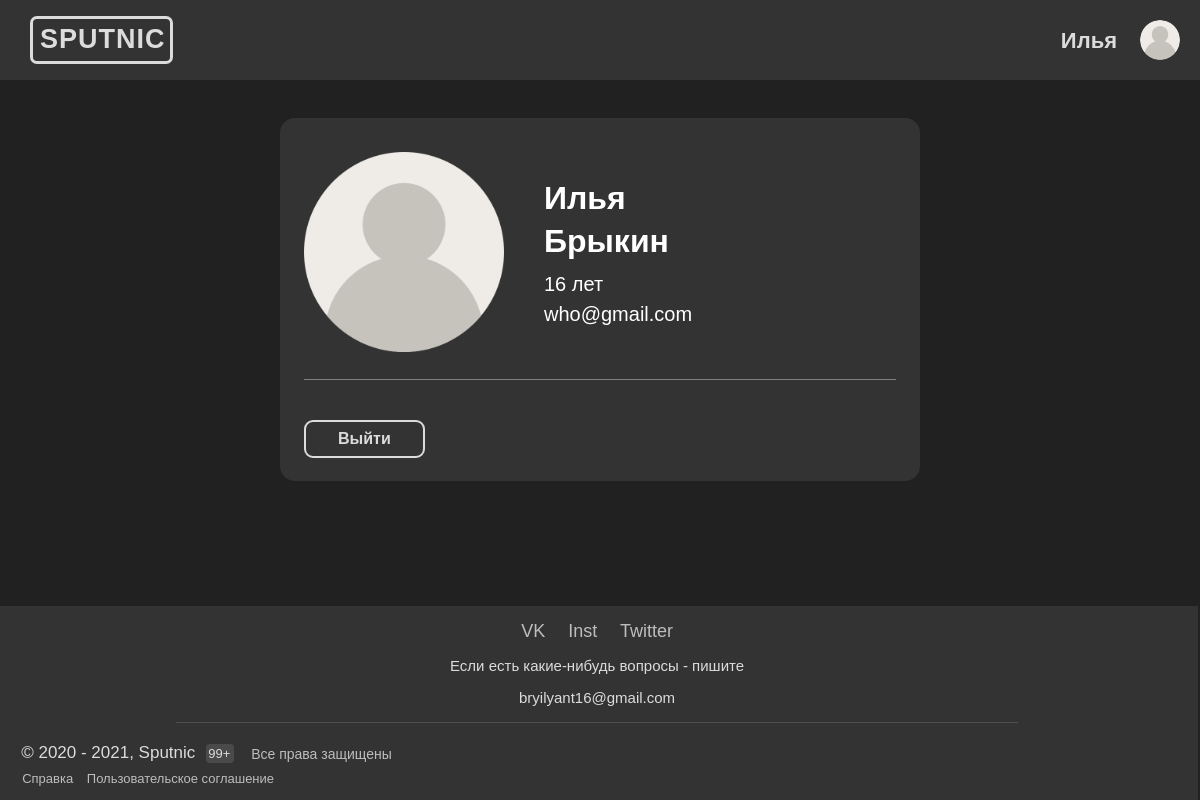
Screenshot of /profile (signed in) with the database file from the repository.
### data/users.py (models this page shows, shortened)
class User(SqlAlchemyBase, UserMixin):
    __tablename__ = 'users'
    id = sqlalchemy.Column(sqlalchemy.Integer, primary_key=True, autoincrement=True)
    surname = sqlalchemy.Column(sqlalchemy.String, nullable=True)
    name = sqlalchemy.Column(sqlalchemy.String, nullable=True)
    age = sqlalchemy.Column(sqlalchemy.Integer, nullable=True)
    email = sqlalchemy.Column(sqlalchemy.String, nullable=True, unique=True)
    password = sqlalchemy.Column(sqlalchemy.String, nullable=True)
    news = orm.relation("News", back_populates='user')
    arts = orm.relation("Arts", back_populates='user')

### main.py (the view)
@app.route("/profile")
def profile():
    return render_template("profile.html", title='Профиль - Sputnic')

### data/db_session.py (called while the page is built)
def create_session() -> Session:
    global __factory
    return __factory()

### main.py (called while the page is built)
@login_manager.user_loader
def load_user(user_id):
    db_sess = db_session.create_session()
    return db_sess.query(User).get(user_id)

### templates/profile.html
{% extends "base.html" %}
{% block content %}
	<div style="width: 50%; margin-left: 23%; margin-top: 10%; background-color: #333333; border-radius: 15px; padding: 2%; margin-bottom: 10.5%;">
		<div style="display: flex; border-bottom: 1.5px solid grey; padding-bottom: 20px; margin-bottom: -60px;">
			<img width="200px" height="200px" src="../static/img/user.png" style="float: left; margin-top: 10px;">
			<ul style="list-style: none; color: white; float: left;">
				{% if current_user.is_authenticated %}
					<li style="margin-bottom: -15px;"><h1>{{ current_user.name }}</h1></li>
					<li style="margin-bottom: -8px;"><h1>{{ current_user.surname }}</h1></li>
					<li style="margin-bottom: -10px;"><h2 style="font-weight: normal; font-size: 20px;">{{ current_user.age }} лет</h2></li>
					<li><h2 style="font-weight: normal; font-size: 20px;">{{ current_user.email }}</h2></li>
            	{% else %}
                    <li><h2>Анонимный профиль</h2></li>
            	{% endif %}
			</ul>
		</div>
		<div style="display: flex; align-items: flex-end; margin-top: 100px;">
			{% if current_user.is_authenticated %}
				<a class="sp-buttons" href="/logout">Выйти</a>
            {% else %}
	            <a class="sp-buttons" href="/register">Зарегестрироваться</a>
		        <a class="sp-buttons" href="/login" style="margin-left: 20px;">Войти</a>
            {% endif %}
		</div>
	</div>
{% endblock %}

### templates/base.html (shortened to what this page needs)
<!DOCTYPE html>
<html>
<head>
	<link rel="stylesheet" type="text/css" href="../static/css/all_css.css">
</head>
<body>
	<div class="conteiner">
	<header class="header">
		<h2 id="head_text">SPUTNIC</h2>
		{% if current_user.is_authenticated %}
             <a class="" href="/profile" id="name-link" style="position: absolute; right: 48px; top: 28px; font-size: 18px; font-weight: bold;">{{ current_user.name }} {{current_user.surname}}</a>
        {% endif %}
	</header>
   <header id="head_main">
            <div id="head_main_name">
            <h2>
               <a href="/" id="name-link"><p id="main-name">SPUTNIC</p></a>
            </h2>
            </div>
		    {% if current_user.is_authenticated %}
                    <a class="" href="/profile" id="name-link" style="position: absolute; right: 83px; top: 28px; font-size: 22px; font-weight: bold;">{{ current_user.name }}</a>
            {% else %}
                    <a class="sp-buttons" href="/login" style="position: absolute; right: 83px; top: 21px;">Войти</a>
            {% endif %}
            <div id="profile-main-div">
			 <a href="/profile"><img src="../static/img/user.png" id="profile-main-png" width="40px" height="40px"></a>
		    </div>
    </header>
    {% block content %}{% endblock %}
    <div id="footer">
	   	<div id="wides">
	   		<a href="https://vk.com/whtdoumean0_o" id="vk">VK</a> <a href="https://www.instagram.com/ilia_dobronravov/" id="inst">Inst</a> <a href="https://twitter.com/whtdoumean0_o" id="twit">Twitter</a>
	   		<p id="que">Если есть какие-нибудь вопросы - пишите</p>
	   		<div class="tooltip"><a id="post" onclick="copyToClipboard('bryilyant16@gmail.com')" onmouseout="outFunc()"><p id="bry">bryilyant16@gmail.com</p></a></div>
	   	</div>
	   	<div id="copy-text">
	   		<p id="copy">&copy 2020 - 2021, Sputnic</p>
	   		<p id="nn">99+</p>
	   		<p id="all">Все права защищены</p>
	   	</div>
	   	<div id="reference">
	   		<a href="/none" id="ref">Справка</a>
	   		<a href="/none">Пользовательское соглашение</a>
	   	</div>
   </div>
   </div>
</body>
</html>

### static/css/all_css.css (style rules this page uses)
html { height: 100%; }
body { background: #212121; font-family: Arial; }
a { text-decoration: none; }
a:link { color: #DCDCDC }
#head_main { position: absolute; left: 0; top: 0; background: #333333; color: #fff; width: 100%; height: 80px; z-index: 1001; }
#head_main_name { transition: 0.5s; font-size: 18px; border: solid 3px; border-color: #DCDCDC; border-radius: 7px; width: 137px; height: 42px; color: #DCDCDC; letter-spacing: 1px; margin-top: 16px; margin-left: 30px; position: absolute; }
#profile-main-div { width: 40px; height: 40px; position: absolute; right: 0; margin-right: 20px; margin-top: 20px; overflow: hidden; border-radius: 30px; transition: 0.9s; }
#profile-main-png { transition: 0.5s; }
#main-name { position: absolute; margin-left: 7px; margin-top: -17px; }
#name-link:link { color: #DCDCDC }
.header { position: fixed; width: 100%; height: 65px; padding: 30; background-color: #333333; left: 0; top: 0; padding-left: 30px; margin-top: -10px; color: #DCDCDC; z-index: 1000; transition: 0.5s; }
#head_text { margin-top: 23px; text-align: left; }
#footer { width: 101.5%; left: -1%; background-color: #333333; color: #DCDCDC; height: 180px; position: relative; padding-top: 15px; }
#wides { font-size: 18px; margin: 0 auto; width: 70%; height: 86px; text-align: center; border-bottom: solid; border-color: #4f4f4f; border-bottom-width: 1.5px; padding-bottom: 15px; margin-bottom: -55px; }
#wides a:link { color: #bdbdbd }
#wides a { margin-left: 0%; }
#vk { margin-right: 1em; }
#inst { margin-right: 1em; }
#que { font-size: 5px; font-size: 15px; margin-bottom: -0.01px; }
#post { font-size: 15px; cursor: pointer; }
.tooltip p { transition: 0.3s; }
.tooltip { position: relative; display: inline-block; white-space: nowrap; text-align: center; }
#copy-text { text-align: left; margin-left: 25px; margin-top: 75px; }
#copy { font-size: 17px; }
#nn { background-color: #4a4a4a; padding: 2px; width: 24px; margin-left: 185px; margin-top: -35.5px; font-size: 13px; border-radius: 4px; }
#all { color: #bdbdbd; margin-top: -30.5px; margin-left: 230px; font-size: 14px; }
#reference { margin-left: 26px; margin-top: -5px; font-size: 13px; }
#ref { margin-right: 10px; }
#reference a:link { color: #bdbdbd }
.sp-buttons { display: inline-block; color: white; font-weight: 700; text-decoration: none; user-select: none; padding: .5em 2em; outline: none; border: 2px solid; border-radius: 9px; transition: 0.2s; cursor: pointer; }

### rows the page displays
User: name "Илья", surname "Брыкин", age "16", email "who@gmail.com"
